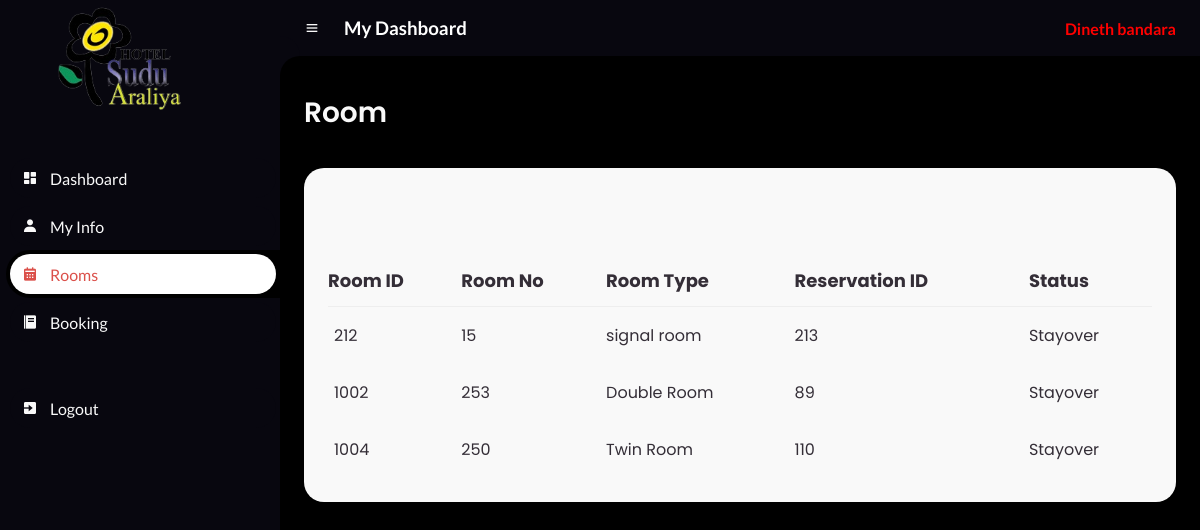
The page /Guest/Room.php (signed in) on the database its author committed.
### tables this page shows
CREATE TABLE `room` (
  `id` int(50) NOT NULL,
  `Room_No` int(50) NOT NULL,
  `Room_Type` varchar(50) NOT NULL,
  `Reservation_ID` int(50) NOT NULL,
  `Status` varchar(50) NOT NULL
);

### Guest/RoomBody.php (the view, shortened to what this page needs)
<main>
	<div class="head-title">
		<div class="left">
			<h1>Room</h1>
		</div>
	</div>
	<div class="table-data">
		<div class="order">
			<br><br><br>
			<table class="table">
				<thead>
					<tr>
						<th style="font-size: large;">Room ID</th>
						<th style="font-size: large;">Room No</th>
						<th style="font-size: large;">Room Type</th>
						<th style="font-size: large;">Reservation ID</th>
						<th style="font-size: large;">Status</th>
					</tr>
				</thead>
				<tbody>
					<?php
					$servername = "localhost";
					$username = "root";
					$password = "";
					$database = "hms";
					$connection = new mysqli($servername, $username, $password, $database);
					$sql = "SELECT * FROM room WHERE status ='Stayover'";
					$result = $connection->query($sql);
					while ($row = $result->fetch_assoc()) {
						echo "
                    <tr>
                    <td>$row[id]</td>
                    <td>$row[Room_No]</td>
                    <td>$row[Room_Type]</td>
                    <td>$row[Reservation_ID]</td>
					<td>$row[Status]</td>
                </tr>
                    ";
					}
					?>
				</tbody>
			</table>
		</div>
	</div>
</main>

### Guest/css/style.css (style rules this page uses)
* { margin: 0; padding: 0; box-sizing: border-box; }
:root { --poppins: 'Poppins', sans-serif; --lato: 'Lato', sans-serif; --light: #F9F9F9; --blue: #3C91E6; --light-blue: #CFE8FF; --grey: #eee; --dark-grey: #AAAAAA; --dark: #342E37; --red: #DB504A; --yellow: #FFCE26; --light-yellow: #FFF2C6; --orange: #FD7238; --light-orange: #FFE0D3; --black: #000000; --light-black: #1b1a1a; --li-black: #6F6C6C ; --slow-black:#08070f ; --lime:lime; }
html { overflow-x: hidden; }
body { overflow-x: hidden; background-color: black; }
#content main { width: 100%; padding: 36px 24px; font-family: var(--poppins); max-height: calc(100vh - 56px); overflow-y: auto; }
#content main .head-title { display: flex; align-items: center; justify-content: space-between; grid-gap: 16px; flex-wrap: wrap; }
#content main .head-title .left h1 { font-size: 28px; font-weight: 600; margin-bottom: 10px; color: var(--light); }
#content main .table-data { display: flex; flex-wrap: wrap; grid-gap: 24px; margin-top: 24px; width: 100%; color: var(--dark); }
#content main .table-data > div { border-radius: 20px; background: var(--light); padding: 24px; overflow-x: auto; }
#content main .table-data .order { flex-grow: 1; flex-basis: 500px; }
#content main .table-data .order table { width: 100%; border-collapse: collapse; }
#content main .table-data .order table th { padding-bottom: 12px; font-size: 13px; text-align: left; border-bottom: 1px solid var(--grey); }
#content main .table-data .order table td { padding: 16px 0; }
#content main .table-data .order table tr td:first-child { display: flex; align-items: center; grid-gap: 12px; padding-left: 6px; }

### Guest/Included/navContainer.php (style rules this page uses)
* { text-decoration: none; }

### rows shown on the page
room: id "212", Room_No "15", Room_Type "signal room", Reservation_ID "213", Status "Stayover"
room: id "1002", Room_No "253", Room_Type "Double Room", Reservation_ID "89", Status "Stayover"
room: id "1004", Room_No "250", Room_Type "Twin Room", Reservation_ID "110", Status "Stayover"

### other values the page prints
$_SESSION['staff_name'] "Dineth bandara"
